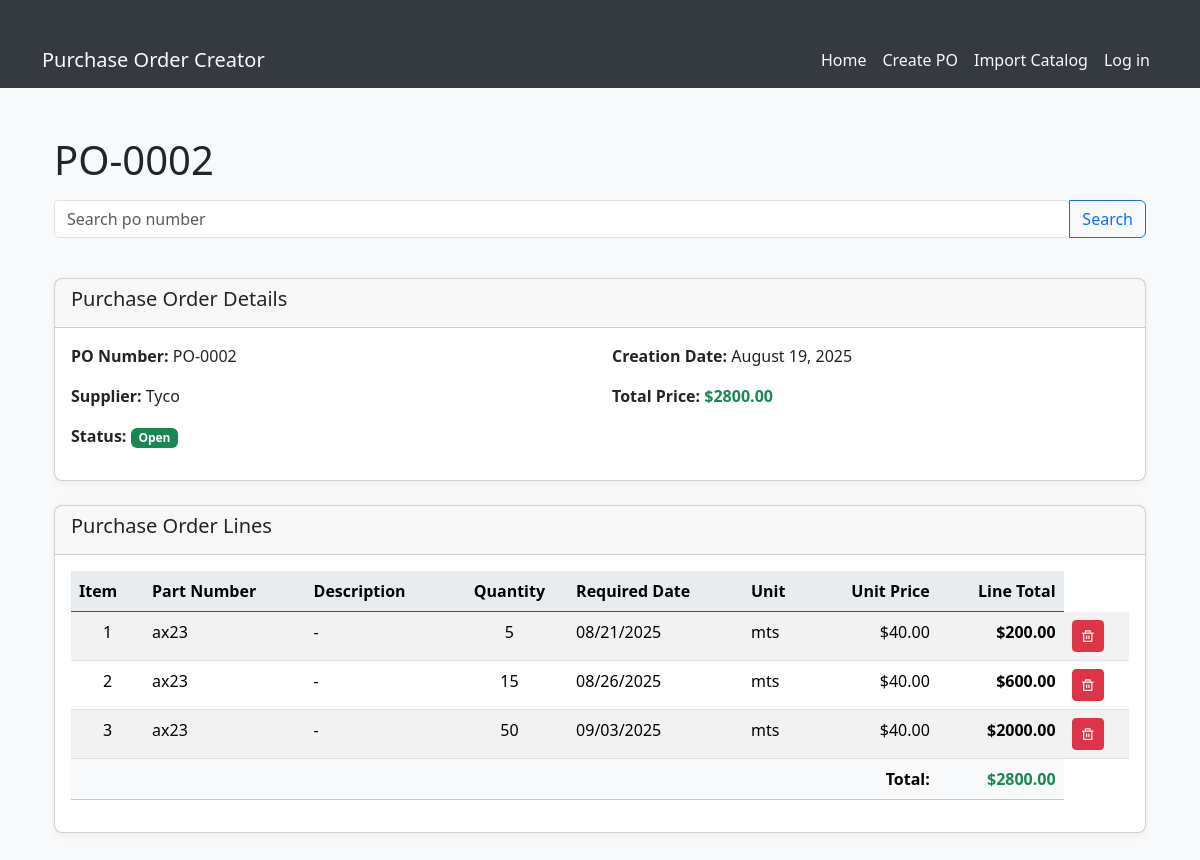
The app's page /view/PO-0002 with its own data.
### app.py (models this page shows, shortened)
class PurchaseOrder(db.Model):
    __tablename__= "purchase_order"
    id:Mapped[int] = mapped_column(Integer, primary_key=True, unique=True)
    po_number:Mapped[str] = mapped_column(String, nullable=True)
    creation_date:Mapped[datetime.date] = mapped_column(Date)
    supplier:Mapped[str] = mapped_column(String)
    total_price:Mapped[float] = mapped_column(Float)
    status:Mapped[str] = mapped_column(String, default="open")
    lines:Mapped[list["POLines"]] = relationship('POLines', back_populates='po')

class POLines(db.Model):
    __tablename__= "po_lines"
    id:Mapped[int] = mapped_column(Integer, primary_key= True, unique=True)
    po_id: Mapped[int] = mapped_column(ForeignKey("purchase_order.id"), nullable=False)
    item:Mapped[int] =  mapped_column(Integer)
    part_number:Mapped[str] = mapped_column(String, nullable=True)
    description:Mapped[str]= mapped_column(String, nullable=True)
    quantity:Mapped[int] = mapped_column(Integer, nullable=True)
    req_date:Mapped[datetime.date] = mapped_column(Date, nullable=True)
    unit:Mapped[str] = mapped_column(String, nullable=True)
    unit_price:Mapped[float] = mapped_column(Float, nullable=True)
    line_total:Mapped[float] = mapped_column(Float, nullable=True)
    po:Mapped["PurchaseOrder"] = relationship('PurchaseOrder', back_populates='lines')

### app.py (the view)
@app.route('/view/<string:po_code>', methods=['GET'])
def view_po(po_code):
    purchase_order = db.session.execute(db.select(PurchaseOrder).where(PurchaseOrder.po_number.ilike(po_code))).scalar()
    if not purchase_order:
        flash('PO not found.', 'danger')
        return render_template('view.html', purchase_order=purchase_order)
    po_lines = db.session.execute(db.select(POLines).where(POLines.po_id == purchase_order.id).order_by(POLines.item)).scalars().all()
    return render_template('view.html', purchase_order=purchase_order, po_lines=po_lines)

### templates/view.html (shortened to what this page needs)
{% extends 'base.html' %}
    {% block styles %}
        {{ bootstrap.load_css() }}
        <link rel="stylesheet" href="{{ url_for('static', filename='styles.css')}}">
    {% endblock %}
{% block content %}
    <div class="container mt-4">
        <div class="row mb-4">
            <div class="col">
                <form action="{{ url_for('search_po') }}" method="GET">
                    <h3 class="display-6">{{ purchase_order.po_number }}</h3>
                    <div class="input-group mb-3">
                        <input type="text" class="form-control" name="po_code" placeholder="Search po number">
                        <button type="submit" class="btn btn-outline-primary">Search</button>
                    </div>
                </form>
            </div>
        </div>
        <div class="card mb-4">
            <div class="card-header">
                <h5>Purchase Order Details</h5>
            </div>
            <div class="card-body">
                <div class="row">
                    <div class="col-md-6">
                        <p><strong>PO Number:</strong> {{ purchase_order.po_number }}</p>
                        <p><strong>Supplier:</strong> {{ purchase_order.supplier }}</p>
                        <p><strong>Status:</strong>
                            <span class="badge bg-{% if purchase_order.status == 'open' %}success{% elif purchase_order.status == 'closed' %}secondary{% else %}warning{% endif %}">
                                {{ purchase_order.status|title }}
                            </span>
                        </p>
                    </div>
                    <div class="col-md-6">
                        <p><strong>Creation Date:</strong> {{ purchase_order.creation_date.strftime('%B %d, %Y') }}</p>
                        <p><strong>Total Price:</strong> <span class="fw-bold text-success">${{ "%.2f"|format(purchase_order.total_price) }}</span></p>
                    </div>
                </div>
            </div>
        </div>
        <div class="card">
            <div class="card-header">
                <h5>Purchase Order Lines</h5>
            </div>
            <div class="card-body">
                {% if po_lines %}
                    <div class="table-responsive">
                        <table class="table table-striped table-hover">
                            <thead class="table-dark">
                                <tr>
                                    <th>Item</th>
                                    <th>Part Number</th>
                                    <th>Description</th>
                                    <th class="text-center">Quantity</th>
                                    <th>Required Date</th>
                                    <th>Unit</th>
                                    <th class="text-end">Unit Price</th>
                                    <th class="text-end">Line Total</th>
                                </tr>
                            </thead>
                            <tbody>
                                {% for line in po_lines %}
                                    <tr>
                                        <td class="text-center">{{ line.item }}</td>
                                        <td>{{ line.part_number or '-' }}</td>
                                        <td>{{ line.description or '-' }}</td>
                                        <td class="text-center">{{ line.quantity }}</td>
                                        <td>{{ line.req_date.strftime('%m/%d/%Y') if line.req_date else '-' }}</td>
                                        <td>{{ line.unit or '-' }}</td>
                                        <td class="text-end">${{ "%.2f"|format(line.unit_price) if line.unit_price else '0.00' }}</td>
                                        <td class="text-end fw-bold">
                                            {% if line.quantity and line.unit_price %}
                                                ${{ "%.2f"|format(line.quantity * line.unit_price) }}
                                            {% else %}
                                                $0.00
                                            {% endif %}
                                        </td>
                                        <td>
                                            <a class="btn btn-danger btn-sm" href="{{ url_for('delete_line', po_code=purchase_order.po_number, line_id=line.id) }}"
                                                onclick="return confirm('Are you sure you want to delete this line?')">
                                                <i class="ri-delete-bin-line"></i>
                                            </a>
                                        </td>
                                    </tr>
                                {% endfor %}
                            </tbody>
                            <tfoot class="table-light">
                                <tr>
                                    <td colspan="7" class="text-end fw-bold">Total:</td>
                                    <td class="text-end fw-bold text-success">${{ "%.2f"|format(purchase_order.total_price) }}</td>
                                </tr>
                            </tfoot>
                        </table>
                    </div>
                {% else %}
                    <div class="alert alert-info">
                        <i class="bi bi-info-circle"></i> No lines found for this Purchase Order.
                    </div>
                {% endif %}
            </div>
        </div>
    </div>
{% endblock %}

### static/styles.css (style rules this page uses)
body { background-color: #f8f9fa; font-family: 'Segoe UI', Tahoma, Geneva, Verdana, sans-serif; color: #212529; margin: 0; padding-bottom: 60px; }
h1, h2, h3, h4 { font-weight: 600; margin-top: 1.5rem; margin-bottom: 1rem; }
.card { box-shadow: 0 2px 8px rgba(0,0,0,0.05); border-radius: 0.5rem; }
.container { margin-top: 2rem; }
.table th { background-color: #e9ecef; font-weight: 600; color: black; }
input, select, textarea { border-radius: 0.3rem !important; }
.mt-4 { margin-top: 1.5rem !important; }
.mb-3 { margin-bottom: 1rem !important; }

### records on screen
PurchaseOrder: po_number "PO-0002", supplier "Tyco", status "Open", creation_date "August 19, 2025", total_price "2800.00"
POLines: item "1", part_number "ax23", description "-", quantity "5", req_date "08/21/2025", unit "mts", unit_price "40.00", line.quantity*line.unit_price "200.00"
POLines: item "2", part_number "ax23", description "-", quantity "15", req_date "08/26/2025", unit "mts", unit_price "40.00", line.quantity*line.unit_price "600.00"
POLines: item "3", part_number "ax23", description "-", quantity "50", req_date "09/03/2025", unit "mts", unit_price "40.00", line.quantity*line.unit_price "2000.00"
